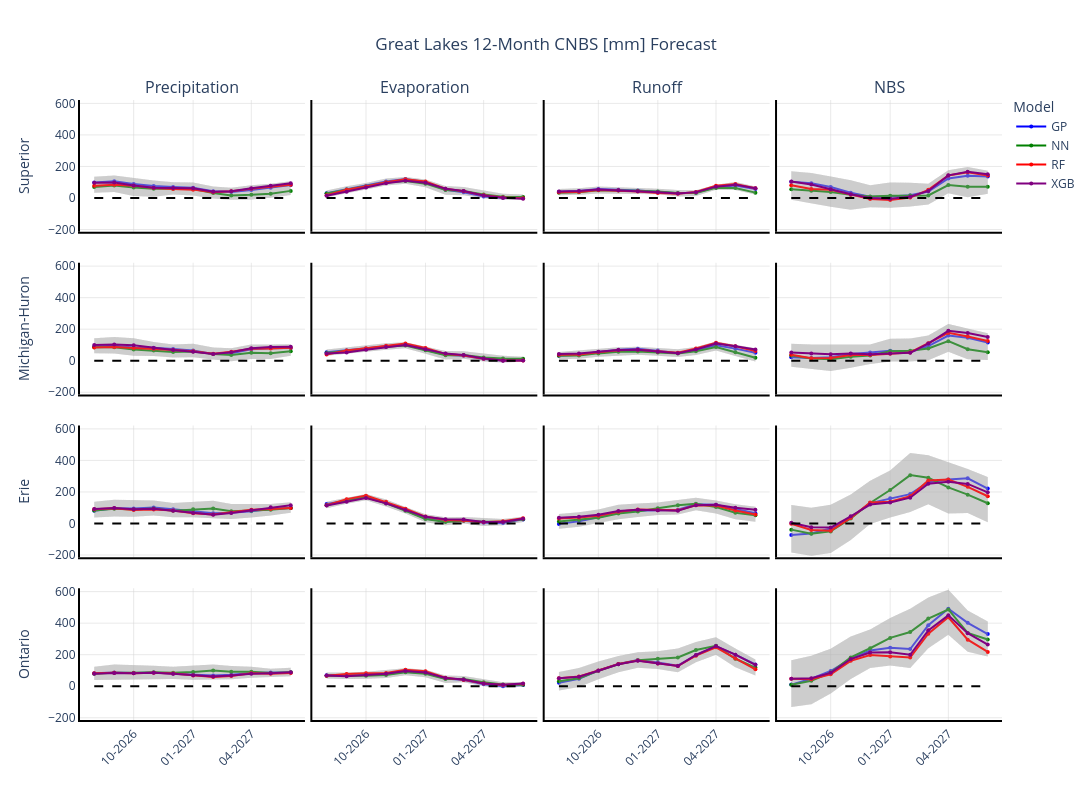

The notebook cell this image was saved under:
### Markdown cell above
## Plot 2
### **Interactive 4×4 Grid of Great Lakes 12-Month NBS Forecasts**

This section uses **Plotly** to create a fully interactive **4×4 subplot grid** that visualizes the mean forecasts and uncertainty ranges for precipitation, evaporation, runoff, and total CNBS across the four Great Lakes basins.

### Code cell
fig2 = plot_cnbs_forecast_interactive(
    df_filtered, 
    date_col=["year","month"],
    units="mm",
    filename=input_dir + 'forecast/figures/CNBS_forecast.html'
    )
